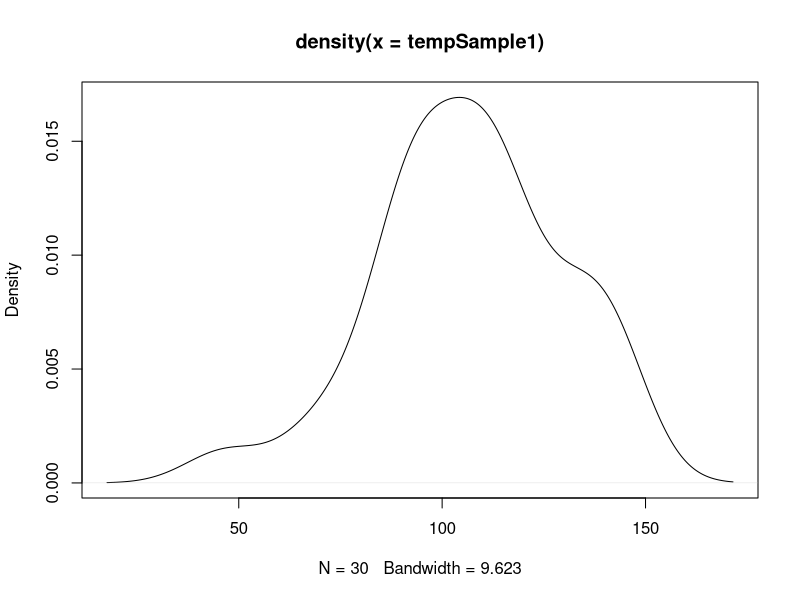
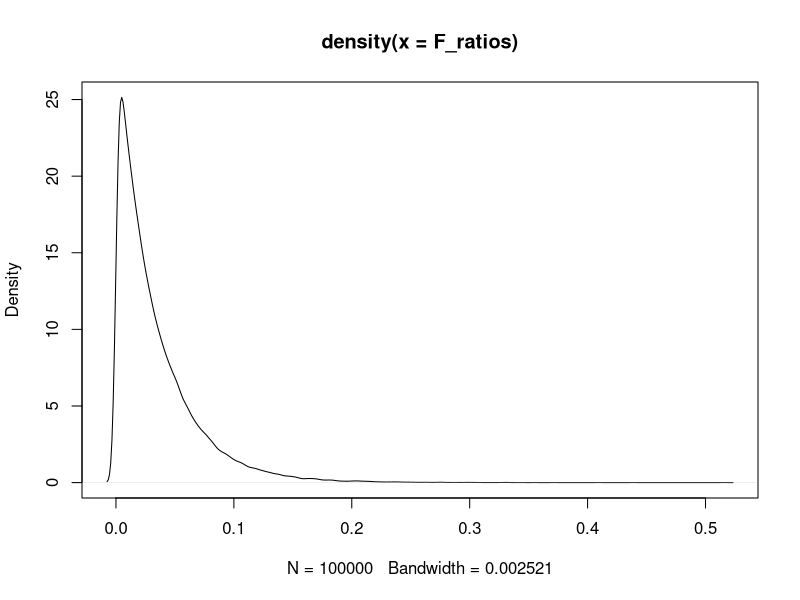

Here is the R script that generated these plots, in order:
#Script that demonstrates the thought behind Analysis of Variance

#Let's start with a single population
pop <- rnorm(100000, 100, 30)

#If we were to sample, say, three times. We would expect that diff of all
#sample means is 0. However, this doesn't work reliably in the real world
#since there is always room for error (say 5%) and by comparing three 
#groups, or error rate ~ 15%. You can check my other script on multiple
#comparisons for proof of this.

#Let's think about this in a way that doesn't require MULTIPLE calculations
#if all three groups are the same, then the distance (variance) between
#the groups will be 0. Here is proof

#Note that I'm taking the var(means)

tempSample1 <- sample(pop, 30)
tempSample2 <- tempSample1
tempSample3 <- tempSample1
var(c(mean(tempSample1),mean(tempSample2),mean(tempSample3)))

#However, in the real world, there is sampling error. If we did sample
#three times from the same population it wouldn't exactly be zero. Here
#is proof
tempSample1 <- sample(pop, 30)
tempSample2 <- sample(pop, 30)
tempSample3 <- sample(pop, 30)
var(c(mean(tempSample1),mean(tempSample2),mean(tempSample3)))


#Okay, with that established, the next thought process is thus. If these
#are the same sample, then the mean average variance WITHIN the groups
#is the pooled sampling error (noise) of the samples.
#Here is what the "noise" or sampling error would look like for just
#one group
tempSample1 <- sample(pop, 30)
print(var(tempSample1))
#Let's plot it
plot(density(tempSample1))

#You can see that it isn't exactly 100. Obviously. We sampled from
#a population with mu = 100, but the x (the sample observations) 
#are not always 100. This is what we mean when we say "noise" in this
#context. We are talking about the natural variation

#Okay, let's pretend that the two other samples are exactly the same

#Note that I'm taking the mean(vars)
tempSample2 <- tempSample1
tempSample3 <- tempSample1
mean(c(var(tempSample1), var(tempSample2), var(tempSample3)))

#As you can see, the within group variance in this case is the same
#as the variance of one group. However, in the real world this 
#doesn't happen. Each sample will be different. Here is what
#would actually happen
tempSample2 <- sample(pop, 30)
tempSample3 <- sample(pop, 30)
mean(c(var(tempSample1), var(tempSample2), var(tempSample3)))

#If you run this multiple times, you will note that there is a degree
#of error variance. Of course, it makes sense since each sample is 
#unique

#Okay so far we checked the between group variance: var(means)
#we also checked the within group variance: mean(vars)

#What would happen if we were to take a ratio of these?

#some_statistic_theta <- var(means) / mean(vars)


#Well, in a world lacking noise (sampling error), we would get:

#some_statistic_theta <- 0 / some_number
#some_statistic_theta would be equal to ZERO

#For those that haven't done maths in a while. Dividing zero by any
#number would equal zero. 

#We know this won't happen in reality. But we can EXPECT theta to be zero

#I'm going to rename theta to F. This is actually the name we give
#this statistic

#So anyway, let's see what actually happens if you do this like 100000 times


F_ratios <- c()
for (i in 1:100000) {
  tempSample1 <- sample(pop, 30)
  tempSample2 <- sample(pop, 30)
  tempSample3 <- sample(pop, 30)
  
  #Numerator
  var_means <- var(c(mean(tempSample1),mean(tempSample2),mean(tempSample3)))
  #Denominator
  mean_vars <- mean(c(var(tempSample1), var(tempSample2), var(tempSample3)))

  F_ratios[i] <- var_means / mean_vars
}


#Let's start by plotting the F_distribution
plot(density(F_ratios))
#You'll note that this is a right-tailed distribution.

#This is the distribution for THREE groups that have a sample size
#of THIRTY. Make a note of that.

#Let's run a test. Let's create three samples with the same parameters:
#n = 30, and k = 3 (number of groups)
n <- 30
samp1 <- rnorm(n, mean = 100, sd = 30)
samp2 <- rnorm(n, mean = 120, sd = 30)
samp3 <- rnorm(n, mean = 90, sd = 30)

#I'm going to put this data in a data frame for visualisation purposes.
#Also we can compare our results to the official ANOVA test
Data <- c(samp1, samp2, samp3)
Group <- factor(c(rep("A", 30), rep("B", 30), rep("C", 30)))
ANOVA_Data <- data.frame(Data, Group)

#Numerator
var_means <- var(c(mean(samp1),mean(samp2),mean(samp3)))
#Denominator
mean_vars <- mean(c(var(samp1), var(samp2), var(samp3)))
#Here is our F_ratio
F_ratio <- var_means / mean_vars
print(F_ratio)

#Let's see what the probability of getting these variances are:
P_value = sum(abs(F_ratios) >= abs(F_ratio)) / 100000
print(P_value)
#Let's compare it to the probability using the F-statistic
summary(aov(ANOVA_Data$Data ~ ANOVA_Data$Group))

#You'll note that the p-value is the same, but the F_value is not.
#Why? (Note even if this next part doesn't make sense, don't worry)
#about it too much. The only thing that changes is how the F-statistic
#is calculated

#The scaling factor is missing from the calculation. the numerator 
#requires a critical scaling step to convert the variance of the means 
#into the actual sum of squares (and then the mean square). We multiply
#the numerator by the total sample size

#Numerator
var_means <- var(c(mean(samp1),mean(samp2),mean(samp3))) * 30
#Denominator
mean_vars <- mean(c(var(samp1), var(samp2), var(samp3))) 
#Here is our F_ratio
F_ratio <- var_means / mean_vars
print(F_ratio)

Data <- c(samp1, samp2, samp3)
Group <- factor(c(rep("A", 30), rep("B", 30), rep("C", 30)))
ANOVA_Data <- data.frame(Data, Group)
summary(aov(ANOVA_Data$Data ~ ANOVA_Data$Group))

#Now you'll note that the F-value matches




##############Example in Health Informatics###########
#We have two drugs and a placebo. Is there an effect of Drug on Blood marker?
#We want to reject the null hypothesis:
#HO: mu1 = mu2 = mu3

#So let's say, now that we have a situation where we have these three
#groups from an experiment:

#Here are three random groups. They happen to be a sample size of 30

DrugA <- rnorm(30, 100, 30)
DrugB <- rnorm(30, 120, 30)
DrugC <- rnorm(30, 105, 30)

#Put these in a dataframe
Data <- c(DrugA, DrugB, DrugC)
Group <- factor(c(rep("A", 30), rep("B", 30), rep("C", 30)))
ANOVA_Data <- data.frame(Data, Group)

#Let's use the sampling distribution we used
#Numerator
var_means <- var(c(mean(DrugA),mean(DrugB),mean(DrugC)))
#Denominator
mean_vars <- mean(c(var(DrugA), var(DrugB), var(DrugC)))
#Here is our UNSCALED F_ratio
F_ratio <- var_means / mean_vars

#Let's see what the probability of getting these variances are:
P_value = sum(abs(F_ratios) >= abs(F_ratio)) / 100000
print(P_value)
scaled_fvalue <- (var_means*30)/mean_vars
print(scaled_fvalue)

#Let's compare it to the probability using the F-statistic
summary(aov(ANOVA_Data$Data ~ ANOVA_Data$Group))

#You can run this multiple times, but you will notice that in each case
#the p-value matches the official F-test. 


#In conclusion, you can now see how the F-statistic works. 

#########################Homework##################################
#Use the F-distribution, as well as the Sampling distribution
#On the Iris dataset
?iris

#Here is the code to get each group's, say, Petal.Length
group1 <- iris[iris$Species == "setosa",]$Petal.Length
group2 <- iris[iris$Species == "versicolor",]$Petal.Length
group3 <- iris[iris$Species == "virginica",]$Petal.Length

#TO DO: Build a sampling distribution for n = 50 and k = 3
#Note. You can scale the numerator right away (multiply by 50)

#Get the F_value and P-value for those three groups

#Run an ANOVA on Petal.Length ~ Species

#If all went went, the F-statistics and p-values should match
#There is an effect of Species on Petal Length

#Where is the effect?
#TukeyHSD + Confidence intervals will show you the effects


